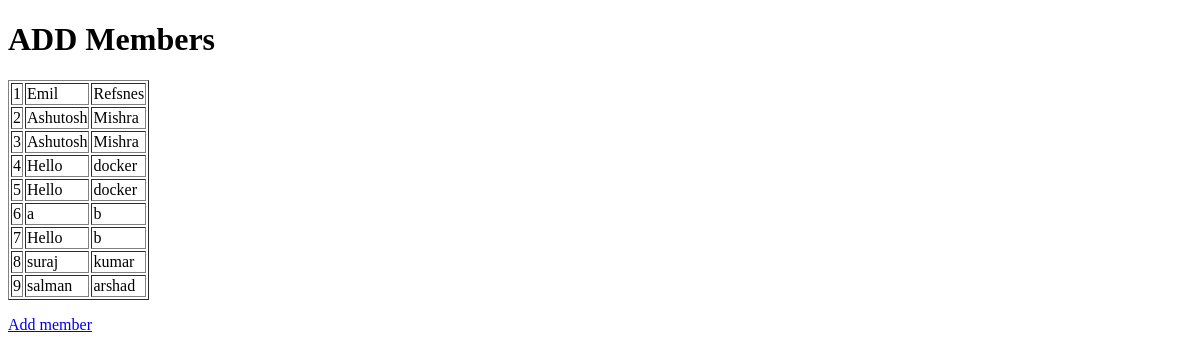
/members/, run on an earlier commit of the app's database.
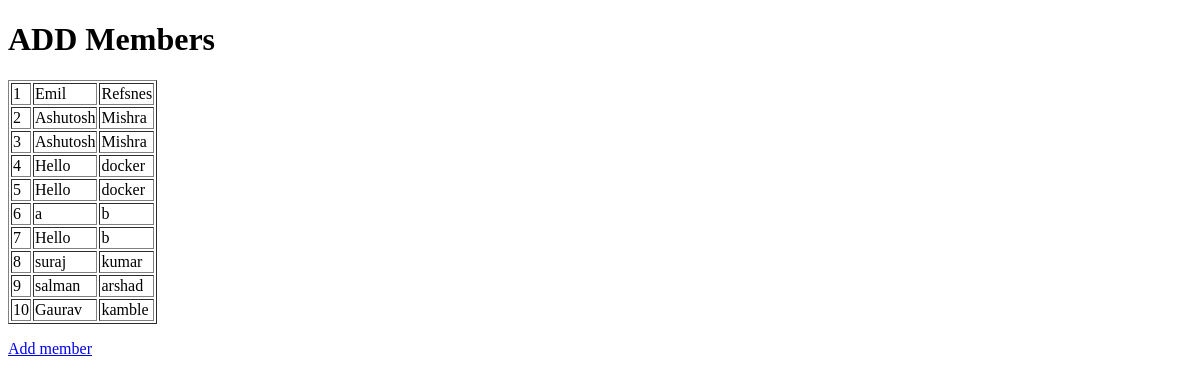
And on a later commit of the database.
### members/models.py (models this page shows)
class Members(models.Model):
  firstname = models.CharField(max_length=255)
  lastname = models.CharField(max_length=255)

### members/views.py (the view)
# urls.py: path('', views.index, name='index'),
def index(request):
  mymembers = Members.objects.all().values()
  templates = loader.get_template('myfirst.html')
  context = {
    'mymembers': mymembers,
  }
  return HttpResponse(templates.render(context, request))

### members/templates/myfirst.html (shortened to what this page needs)
<!DOCTYPE html>
<html lang="en">
<head>
</head>
<body>
    <h1>ADD Members</h1>
    <table border="1">
    {% for x in mymembers %}
    <tr>
    <td>{{ x.id }}</td>
    <td>{{ x.firstname }}</td>
    <td>{{ x.lastname }}</td>
    </tr>
    {% endfor %}
    </table>
    <p>
        <a href="add/">Add member</a>
        </p>
</body>
</html>

What changed in the data, as far as the page shows it:
added Members: id "10", firstname "Gaurav", lastname "kamble"
